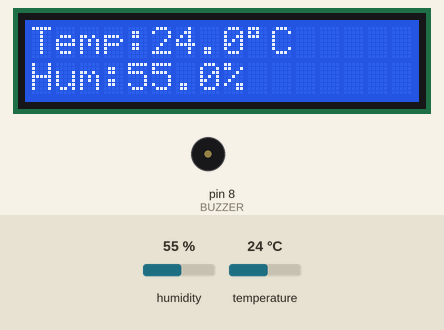
Simulated run of this sketch. Board: Arduino Uno, built with avr-gcc and run on an emulated ATmega328P. On the bench: 16×2 character LCD, buzzer (waves = sounding). Inputs (shaded band) come from the test bench; at power-on: temperature 24 °C, humidity 55 %.

Above: at 2.7 s.
2.8 s: temperature set to 39.3 °C
At 4.8 s:
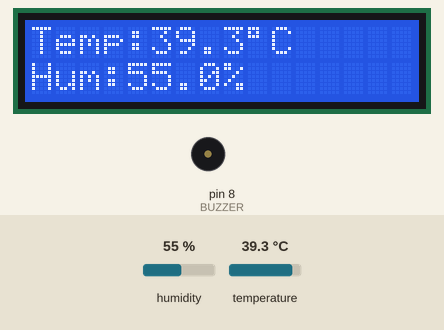
5.5 s: temperature set to 40.4 °C
At 6.3 s:
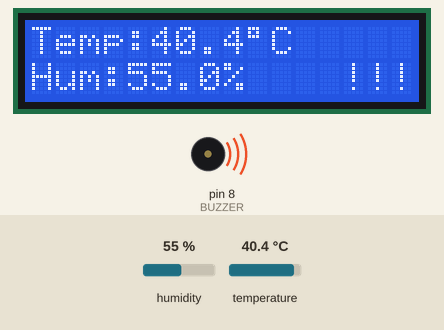
8.2 s: humidity set to 22 %
At 10.4 s:
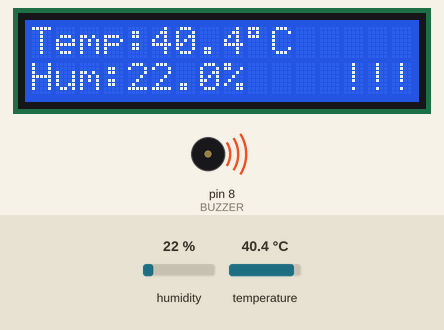
11.3 s: humidity set to 40 %
At 13.2 s:
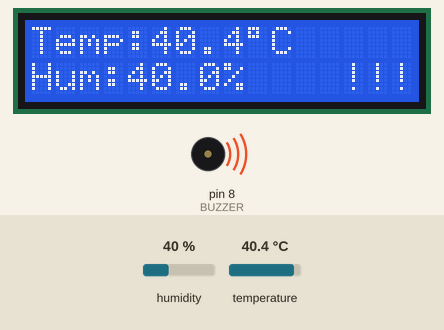
Timing chart, 0 to 14.7 s (numbered marks = the images above; inputs shaded):
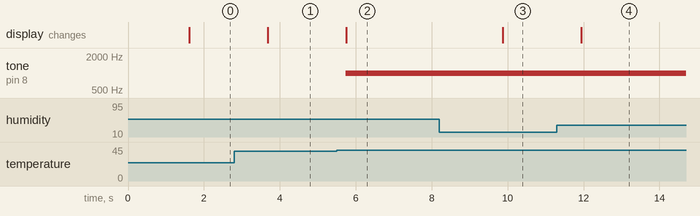

The sketch:

fam_DHT22.ino
```cpp
#include <Wire.h>
#include <LiquidCrystal_I2C.h>
#include <DHT.h>

#define DHTPIN 2
#define DHTTYPE DHT22
#define BUZZER 8

DHT dht(DHTPIN, DHTTYPE);
LiquidCrystal_I2C lcd(0x27, 16, 2);

float set_temp = 40.0;   // เปลี่ยนเป็น 40°C

void setup() {

  Serial.begin(9600);
  dht.begin();

  lcd.begin();
  lcd.backlight();

  pinMode(BUZZER, OUTPUT);
  noTone(BUZZER);   // ปิดเสียงตอนเริ่มต้น

  lcd.setCursor(0,0);
  lcd.print("System Ready");
  delay(1500);
  lcd.clear();
}

void loop() {

  float temperature = dht.readTemperature();
  float humidity = dht.readHumidity();

  if (isnan(temperature) || isnan(humidity)) {
    lcd.setCursor(0,0);
    lcd.print("Sensor Error");
    return;
  }

  // แสดงอุณหภูมิ
  lcd.setCursor(0,0);
  lcd.print("Temp:");
  lcd.print(temperature,1);
  lcd.write(223);
  lcd.print("C   ");

  // แสดงความชื้น
  lcd.setCursor(0,1);
  lcd.print("Hum:");
  lcd.print(humidity,1);
  lcd.print("%   ");

  // เงื่อนไขเสียง
  if (temperature >= set_temp) {

    tone(BUZZER, 1000);   // ดังเมื่ออุณหภูมิ ≥ 40°C
    lcd.setCursor(13,1);
    lcd.print("!!!");

  } else {

    noTone(BUZZER);       // ต่ำกว่า 40°C เงียบ
    lcd.setCursor(13,1);
    lcd.print("   ");
  }

  delay(1000);
}
```

Measured:
- the behaviour switches between 39.9 and 40 °C on temperature (found by bisection; images 1 and 2)
- after the input at 2.8 s, the display: changes after 0.88 s (image 1)
- after the input at 5.5 s, tone on pin 8 (BUZZER): silent → 1000 Hz after 0.24 s; the display: changes after 0.24 s (image 2)
- after the input at 8.2 s, the display: changes after 1.7 s (image 3)
- after the input at 11.3 s, the display: changes after 0.64 s (image 4)
